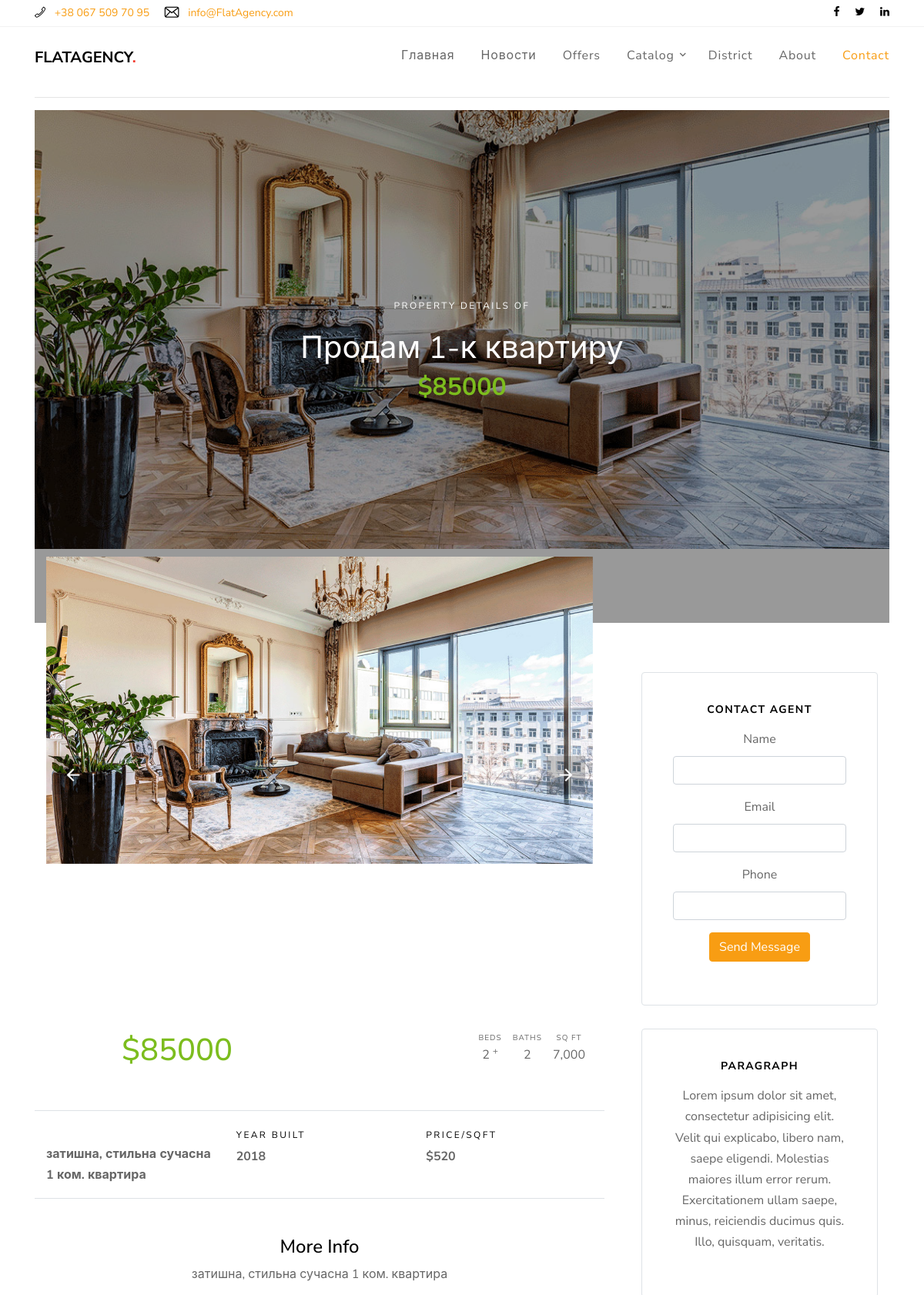
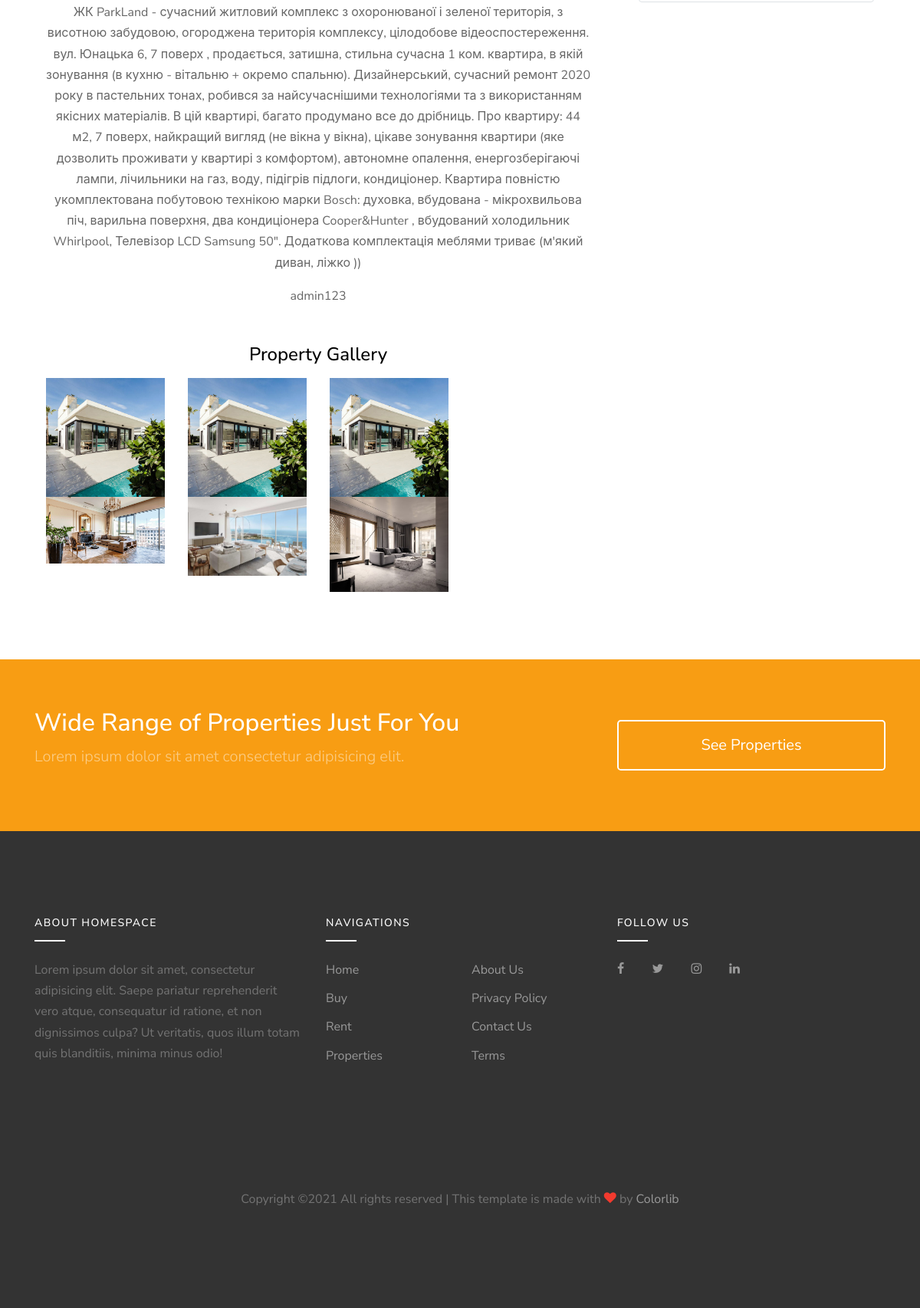
/catalog/details/1, run on the app's committed database (2 pictures, top to bottom).
### catalog/models.py (models this page shows, shortened)
class Offer(models.Model):
    title = models.CharField(max_length=100, null=False)
    about = models.TextField(max_length=256, null=False)
    content = models.TextField(max_length=1024, null=False)
    owner = models.ForeignKey(User, on_delete=models.CASCADE)
    category = models.ForeignKey(Category, on_delete=models.CASCADE)
    district = models.ForeignKey(District, on_delete=models.CASCADE)
    address = models.CharField(max_length=256, null=False)
    floor = models.IntegerField(null=False)
    price = models.IntegerField(null=False)
    publish = models.DateTimeField(null=False, default=timezone.now())
    single_image = models.FileField(null=True, upload_to='demo/')

class Picture(models.Model):
    path = models.FileField(null=False, upload_to='flats/')
    legend = models.CharField(max_length=256, null=False)
    offer = models.ForeignKey(Offer, on_delete=models.CASCADE)

### catalog/views.py (the view)
# urls.py: re_path(r'^details/(?P<offer_id>[0-9]+)$', details),
def details(request, offer_id):
        single_offer = Offer.objects.get(id=offer_id)
        pictures = Picture.objects.filter(offer_id=offer_id)
        category = Category.objects.get(id=single_offer.category_id)
        return render(request, 'catalog/details.html', context={
            'offer': single_offer,
            'pictures': pictures,
            'category': category,
    })

### templates/catalog/details.html (shortened to what this page needs)
{% extends 'layouts/base.html' %}
{% block content %}
<div id="content" class="container">
    <hr>
        <div id="details-view">
            <div class="site-blocks-cover overlay" style="background-image: url('/media/{{ offer.single_image }}');" data-aos="fade" data-stellar-background-ratio="0.5">
              <div class="container">
                <div class="row align-items-center justify-content-center text-center">
                  <div class="col-md-10">
                    <span class="d-inline-block text-white px-3 mb-3 property-offer-type rounded">Property Details of</span>
                    <h1 class="mb-2">{{offer.title}}</h1>
                    <p class="mb-5"><strong class="h2 text-success font-weight-bold">${{offer.price}}</strong></p>
                  </div>
                </div>
              </div>
            </div>
             <div class="site-section site-section-sm">
                  <div class="container">
                    <div class="row">
                      <div class="col-lg-8" style="margin-top: -150px;">
                        <div class="mb-5">
                          <div class="slide-one-item home-slider owl-carousel">
                              {% for p in pictures %}
                                    <div><img src="/media/{{p.path}}" alt="Image" class="img-fluid"></div>
                              {% endfor %}
                          </div>
                        </div>
                        <div class="bg-white">
                          <div class="row mb-5">
                            <div class="col-md-6">
                              <strong class="text-success h1 mb-3">${{offer.price}}</strong>
                            </div>
                            <div class="col-md-6">
                              <ul class="property-specs-wrap mb-3 mb-lg-0  float-lg-right">
                              <li>
                                <span class="property-specs">Beds</span>
                                <span class="property-specs-number">2 <sup>+</sup></span>
                              </li>
                              <li>
                                <span class="property-specs">Baths</span>
                                <span class="property-specs-number">2</span>
                              </li>
                              <li>
                                <span class="property-specs">SQ FT</span>
                                <span class="property-specs-number">7,000</span>
                              </li>
                            </ul>
                            </div>
                          </div>
                          <div class="row mb-5">
                            <div class="col-md-6 col-lg-4 text-left border-bottom border-top py-3">
                              <strong class="d-block">{{offer.about}}</strong>
                            </div>
                            <div class="col-md-6 col-lg-4 text-left border-bottom border-top py-3">
                              <span class="d-inline-block text-black mb-0 caption-text">Year Built</span>
                              <strong class="d-block">2018</strong>
                            </div>
                            <div class="col-md-6 col-lg-4 text-left border-bottom border-top py-3">
                              <span class="d-inline-block text-black mb-0 caption-text">Price/Sqft</span>
                              <strong class="d-block">$520</strong>
                            </div>
                          </div>
                          <h2 class="h4 text-black">More Info</h2>
                          <p>{{offer.about}}</p>
                          <p>{{offer.content}}</p>
                          <p>{{offer.owner}}</p>
                          <div class="row mt-5">
                            <div class="col-12">
                              <h2 class="h4 text-black mb-3">Property Gallery</h2>
                            </div>
                            {% for p in pictures %}
                            <div class="col-sm-6 col-md-4 col-lg-3 mb-4">
                              <a href="/media/{{p.path}}" class="image-popup gal-item"><img src="images/img_1.jpg" alt="Image" class="img-fluid"></a>
                                  <img src="/media/{{p.path}}" alt="Image" class="img-fluid">
                            </div>
                            {% endfor %}
                          </div>
                        </div>
                      </div>
                      <div class="col-lg-4 pl-md-5">
                        <div class="bg-white widget border rounded">
                          <h3 class="h4 text-black widget-title mb-3">Contact Agent</h3>
                          <form action="" class="form-contact-agent">
                            <div class="form-group">
                              <label for="name">Name</label>
                              <input type="text" id="name" class="form-control">
                            </div>
                            <div class="form-group">
                              <label for="email">Email</label>
                              <input type="email" id="email" class="form-control">
                            </div>
                            <div class="form-group">
                              <label for="phone">Phone</label>
                              <input type="text" id="phone" class="form-control">
                            </div>
                            <div class="form-group">
                              <input type="submit" id="phone" class="btn btn-primary" value="Send Message">
                            </div>
                          </form>
                        </div>
                        <div class="bg-white widget border rounded">
                          <h3 class="h4 text-black widget-title mb-3">Paragraph</h3>
                          <p>Lorem ipsum dolor sit amet, consectetur adipisicing elit. Velit qui explicabo, libero nam, saepe eligendi. Molestias maiores illum error rerum. Exercitationem ullam saepe, minus, reiciendis ducimus quis. Illo, quisquam, veritatis.</p>
                        </div>
                      </div>
                    </div>
                  </div>
             </div>
        </div>
    </div>
{% endblock content %}

### templates/layouts/base.html (shortened to what this page needs)
<!DOCTYPE html>
{% load static %}
<html lang="en">
<head>
    <link rel="stylesheet" href="{% static 'fonts/icomoon/style.css' %}">
    <link rel="stylesheet" href="{% static 'css/bootstrap.min.css' %}">
    <link rel="stylesheet" href="{% static 'css/magnific-popup.css' %}">
    <link rel="stylesheet" href="{% static 'css/jquery-ui.css' %}">
    <link rel="stylesheet" href="{% static 'css/owl.carousel.min.css' %}">
    <link rel="stylesheet" href="{% static 'css/owl.theme.default.min.css' %}">
    <link rel="stylesheet" href="{% static 'css/bootstrap-datepicker.css' %}">
    <link rel="stylesheet" href="{% static 'css/mediaelementplayer.css' %}">
    <link rel="stylesheet" href="{% static 'css/animate.css' %}">
    <link rel="stylesheet" href="{% static 'fonts/flaticon/font/flaticon.css' %}">
    <link rel="stylesheet" href="{% static 'css/fl-bigmug-line.css' %}">
    <link rel="stylesheet" href="{% static 'css/aos.css' %}">
    <link rel="stylesheet" href="{% static 'css/style.css' %}">
</head>
<body>
    <header>
        <div class="border-bottom bg-white top-bar">
          <div class="container">
            <div class="row align-items-center">
              <div class="col-6 col-md-6">
                <p class="mb-0">
                  <a href="#" class="mr-3"><span class="text-black fl-bigmug-line-phone351"></span> <span class="d-none d-md-inline-block ml-2">+38 067 509 70 95</span></a>
                  <a href="#"><span class="text-black fl-bigmug-line-email64"></span> <span class="d-none d-md-inline-block ml-2">info@FlatAgency.com</span></a>
                </p>
              </div>
              <div class="col-6 col-md-6 text-right">
                <a href="#" class="mr-3"><span class="text-black icon-facebook"></span></a>
                <a href="#" class="mr-3"><span class="text-black icon-twitter"></span></a>
                <a href="#" class="mr-0"><span class="text-black icon-linkedin"></span></a>
              </div>
            </div>
          </div>
        </div>
        <div class="site-navbar">
            <div class="container py-1">
              <div class="row align-items-center">
                <div class="col-8 col-md-8 col-lg-4">
                  <h1 class=""><a href="index.html" class="h5 text-uppercase text-black"><strong>FlatAgency<span class="text-danger">.</span></strong></a></h1>
                </div>
                <div class="col-4 col-md-4 col-lg-8">
                  <nav class="site-navigation text-right text-md-right" role="navigation">
                    <ul class="site-menu js-clone-nav d-none d-lg-block">
                      <li>
                        <a href="/">Главная</a>
                      </li>
                        <li>
                         <a href="/news/list">Новости</a>
                        </li>
                         <li>
                         <a href="/catalog/offer-list">Offers</a>
                        </li>
                      <li class="has-children">
                        <a href="/catalog/offer-list">Catalog</a>
                      </li>
                      <li><a href="/catalog/district-list">District</a></li>
                      <li><a href="/about">About</a></li>
                      <li class="active"><a href="/contact">Contact</a></li>
                    </ul>
                  </nav>
                </div>
              </div>
            </div>
          </div>
    </header>
    <main style="text-align: center">
        {% block content %}{% endblock content %}
    </main>
    <footer>
        <div class="site-section site-section-sm bg-primary">
          <div class="container">
            <div class="row align-items-center">
              <div class="col-md-8">
                <h2 class="text-white">Wide Range of Properties Just For You</h2>
                <p class="lead text-white-5">Lorem ipsum dolor sit amet consectetur adipisicing elit.</p>
              </div>
              <div class="col-md-4 text-center">
                <a href="#" class="btn btn-outline-primary btn-block py-3 btn-lg">See Properties</a>
              </div>
            </div>
          </div>
        </div>
        <div class="site-footer">
      <div class="container">
        <div class="row">
          <div class="col-lg-4">
            <div class="mb-5">
              <h3 class="footer-heading mb-4">About HomeSpace</h3>
              <p>Lorem ipsum dolor sit amet, consectetur adipisicing elit. Saepe pariatur reprehenderit vero atque, consequatur id ratione, et non dignissimos culpa? Ut veritatis, quos illum totam quis blanditiis, minima minus odio!</p>
            </div>
          </div>
          <div class="col-lg-4 mb-5 mb-lg-0">
            <div class="row mb-5">
              <div class="col-md-12">
                <h3 class="footer-heading mb-4">Navigations</h3>
              </div>
              <div class="col-md-6 col-lg-6">
                <ul class="list-unstyled">
                  <li><a href="#">Home</a></li>
                  <li><a href="#">Buy</a></li>
                  <li><a href="#">Rent</a></li>
                  <li><a href="#">Properties</a></li>
                </ul>
              </div>
              <div class="col-md-6 col-lg-6">
                <ul class="list-unstyled">
                  <li><a href="#">About Us</a></li>
                  <li><a href="#">Privacy Policy</a></li>
                  <li><a href="#">Contact Us</a></li>
                  <li><a href="#">Terms</a></li>
                </ul>
              </div>
            </div>
          </div>
          <div class="col-lg-4 mb-5 mb-lg-0">
            <h3 class="footer-heading mb-4">Follow Us</h3>
                <div>
                  <a href="#" class="pl-0 pr-3"><span class="icon-facebook"></span></a>
                  <a href="#" class="pl-3 pr-3"><span class="icon-twitter"></span></a>
                  <a href="#" class="pl-3 pr-3"><span class="icon-instagram"></span></a>
                  <a href="#" class="pl-3 pr-3"><span class="icon-linkedin"></span></a>
                </div>
          </div>
        </div>
        <div class="row pt-5 mt-5 text-center">
          <div class="col-md-12">
            <p>
            Copyright &copy;</script><script>document.write(new Date().getFullYear());</script> All rights reserved | This template is made with <i class="icon-heart text-danger" aria-hidden="true"></i> by <a href="https://colorlib.com" target="_blank" >Colorlib</a>
            </p>
          </div>
        </div>
      </div>
        </div>
    </footer>
</body>
</html>

### static/css/fl-bigmug-line.css (style rules this page uses)
.fl-bigmug-line-ico, [class^="fl-bigmug-line-"]:before, [class*=" fl-bigmug-line-"]:before, [class^="fl-bigmug-line-"]:after, [class*=" fl-bigmug-line-"]:after { font-family: 'fl-bigmug-line'; font-size: inherit; font-weight: 400; font-style: normal; -webkit-font-smoothing: antialiased; -moz-osx-font-smoothing: grayscale; }
.fl-bigmug-line-email64:before { content: "\e03c"; }
.fl-bigmug-line-phone351:before { content: "\e085"; }

### data on the page
Offer: single_image (picture), title "Продам 1-к квартиру", price "85000", about "затишна, стильна сучасна 1 ком. квартира", content "ЖК ParkLand - сучасний житловий комплекс з охоронюваної і зеленої територія, з висотною забудовою, огороджена територія комплексу, цілодобове відеоспостереження. вул. Юнацька 6, 7 поверх , продається, затишна, стильна сучасна 1 ком. квартира, в якій зонування (в кухню - вітальню + окремо спальню). Дизайнерський, сучасний ремонт 2020 року в пастельних тонах, робився за найсучаснішими технологіями та з використанням якісних матеріалів. В цій квартирі, багато продумано все до дрібниць. Про квартиру: 44 м2, 7 поверх, найкращий вигляд (не вікна у вікна), цікаве зонування квартири (яке дозволить проживати у квартирі з комфортом), автономне опалення, енергозберігаючі лампи, лічильники на газ,…", owner "admin123"
Picture: path (picture)
Picture: path (picture)
Picture: path (picture)
